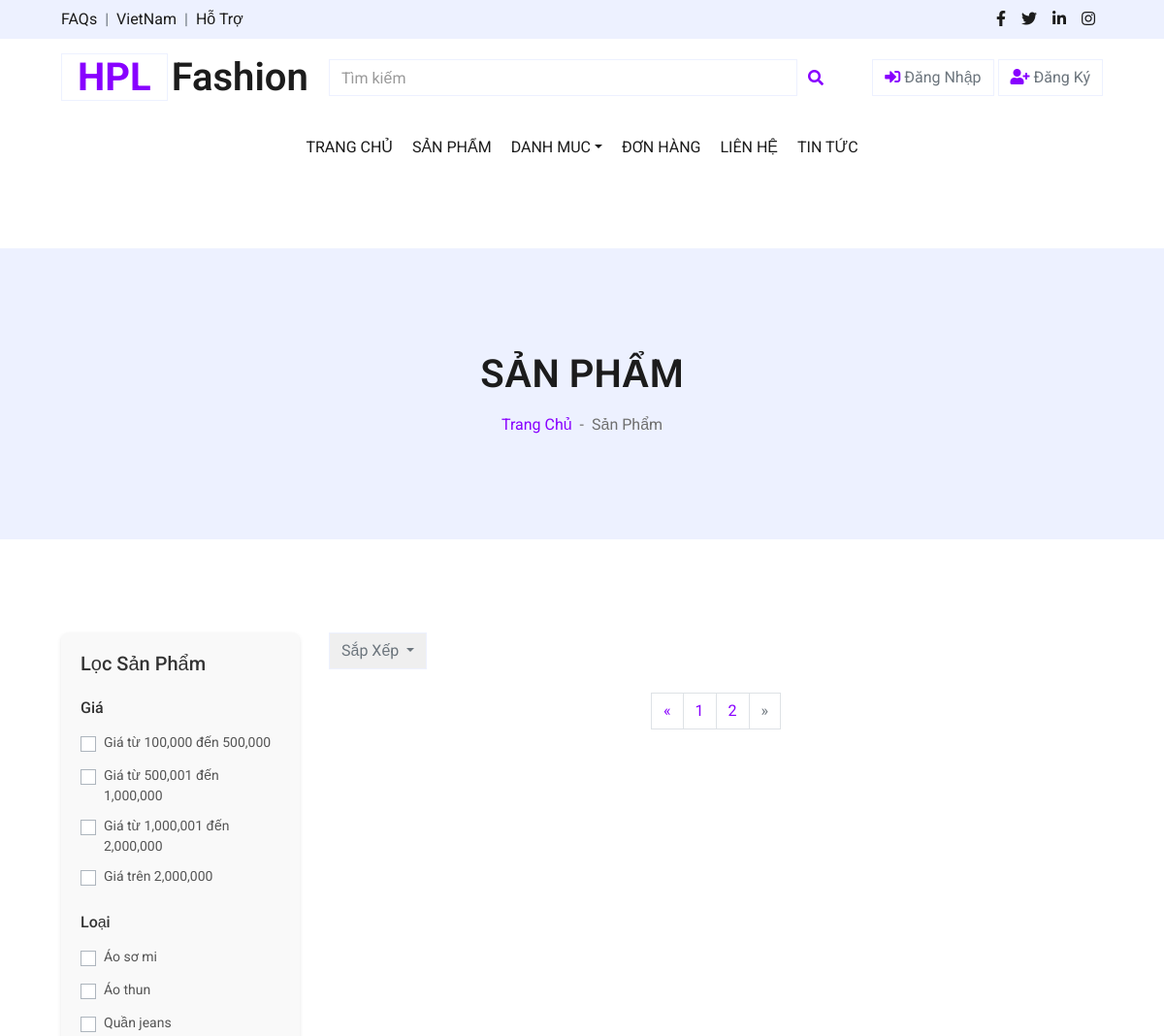
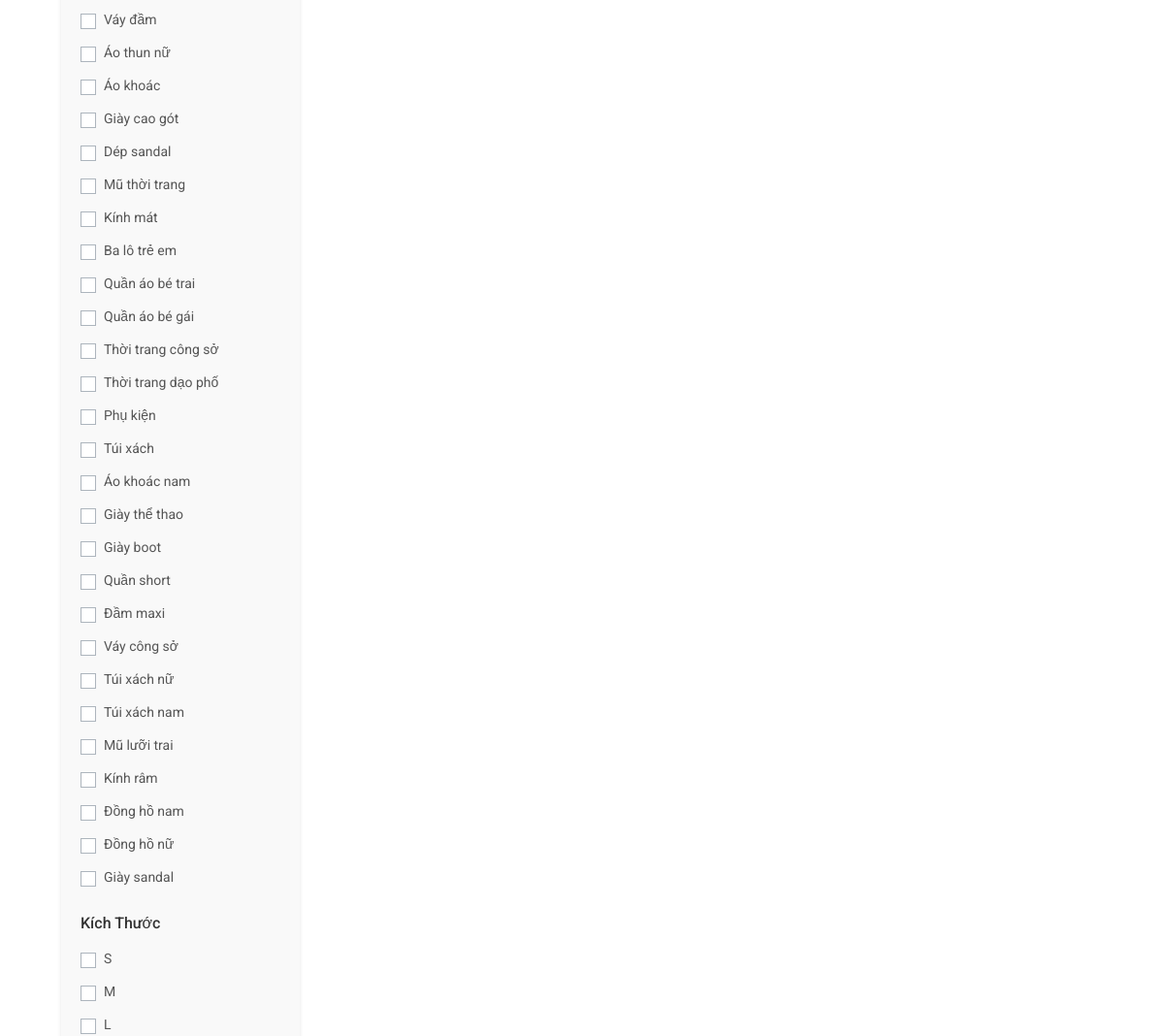
Page /views/shop.php?page=3 (upper part) on the earlier database version (2 pictures, top to bottom).
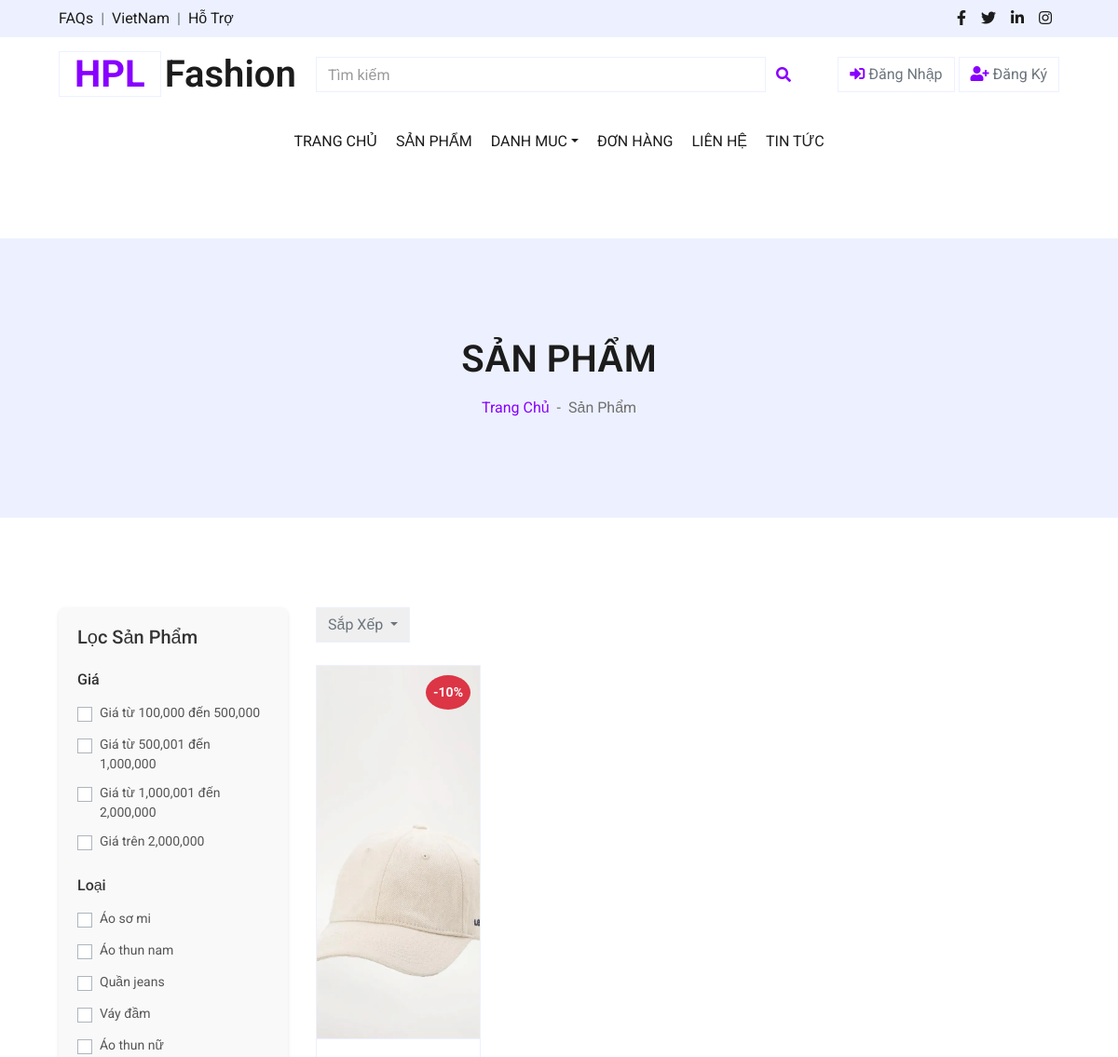
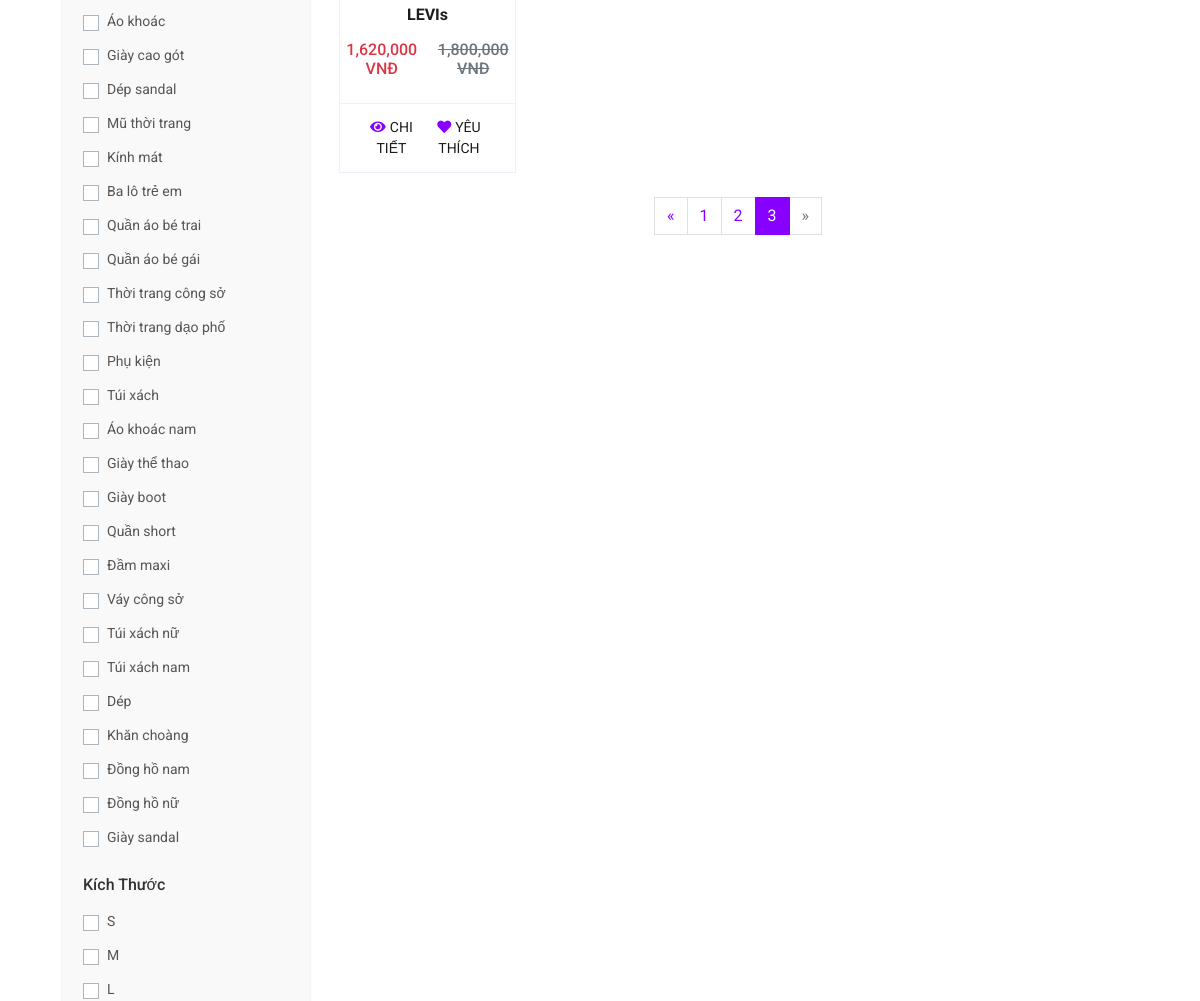
Same page on the later database version (2 pictures, top to bottom).
### tables this page shows
CREATE TABLE `subcategories` (
  `subcategory_id` int NOT NULL,
  `subcategory_name` varchar(255) NOT NULL,
  `category_id` int NOT NULL
);

CREATE TABLE `products` (
  `product_id` int NOT NULL,
  `product_name` varchar(255) NOT NULL,
  `price` int NOT NULL,
  `category_id` int DEFAULT NULL,
  `subcategory_id` int NOT NULL,
  `image` varchar(255) DEFAULT NULL,
  `image2` varchar(255) DEFAULT NULL,
  `image3` varchar(255) DEFAULT NULL,
  `description` varchar(255) DEFAULT NULL,
  `brand_id` int DEFAULT NULL,
  `size` text,
  `color` text,
  `discount` int DEFAULT '0',
  `view_count` int DEFAULT '0',
  `created_at` datetime DEFAULT CURRENT_TIMESTAMP
);

### config/database.php (called while the page is built, shortened)
<?php
class Database {
    private static $servername = "localhost";
    private static $username = "root";
    private static $password = "";
    private static $dbname = "shopthoitrang";
    private static $conn = null;
    private static function connect() {
    if (self::$conn === null) {
            self::$conn = new mysqli(self::$servername, self::$username, self::$password, self::$dbname);
        }
    }
    public static function query($sql) {
        return self::$conn->query($sql);
    }
}
?>

### includes/filter.php (the view, shortened to what the changed rows need)
<?php
include_once('../config/database.php');
$types = Database::query("SELECT * FROM subcategories");
$sizes = ['S', 'M', 'L', 'XL', 'XXL', 'ONE SIZE'];
$price_ranges=[
    1 => "Giá từ 100,000 đến 500,000",
    2 => "Giá từ 500,001 đến 1,000,000",
    3 => "Giá từ 1,000,001 đến 2,000,000",
    4 => "Giá trên 2,000,000"
];
?>
<form method="GET" action="shop.php" class="filter-form border-bottom mb-4 pb-4">
    <?php foreach ($price_ranges as $id => $label): ?>
        <div class="custom-control custom-checkbox">
            <label class="custom-control-label" for="price<?= $id ?>"><?= $label ?></label>
        </div>
    <?php endforeach; ?>
    <?php while ($type = $types->fetch_assoc()): ?>
        <div class="custom-control custom-checkbox">
            <label class="custom-control-label" for="type<?= $type['subcategory_id'] ?>"><?= $type['subcategory_name'] ?></label>
        </div>
    <?php endwhile; ?>
    <?php foreach ($sizes as $size): ?>
        <div class="custom-control custom-checkbox">
            <label class="custom-control-label" for="size<?= $size ?>"><?= $size ?></label>
        </div>
    <?php endforeach; ?>
</form>

### views/shop.php (shortened to what the changed rows need)
<?php
include_once('../config/database.php');
$limit = 16;
$page = max(1,(int)($_GET['page'] ?? 1));
$offset = ($page-1)*$limit;
$conditions = [];
$sqlConditions = $conditions ? "WHERE " . implode("AND", $conditions) : "";
$sort_by = $_GET['sort_by'] ?? '';
switch ($sort_by) {
    default:
        $order= "ORDER BY product_id ASC";
}
$result = Database::query("SELECT * FROM products $sqlConditions $order LIMIT $limit OFFSET $offset");
$totalProducts = Database::query("SELECT COUNT(*) as total FROM products $sqlConditions")->fetch_assoc()['total'];
$totalPages = ceil($totalProducts / $limit);
?>
<!DOCTYPE html>
<html lang="en">
<head>
    <link href="https://cdnjs.cloudflare.com/ajax/libs/font-awesome/5.10.0/css/all.min.css" rel="stylesheet">
    <link href="../css/style.css" rel="stylesheet">
</head>
<body>
    <?php include '../includes/header.php'; ?>
    <div class="container-fluid bg-secondary mb-5">
        <div class="d-flex flex-column align-items-center justify-content-center" style="min-height: 300px">
            <h1 class="font-weight-semi-bold text-uppercase mb-3">Sản Phẩm</h1>
        </div>
    </div>
    <div class="container-fluid pt-5">
        <div class="row px-xl-5">
            <div class="col-lg-3 col-md-12 filter-container">
                <?php include '../includes/filter.php'; ?>
            </div>
            <div class="col-lg-9 col-md-12">
                <br>
                <div class="row">
                    <?php while ($product = $result->fetch_assoc()): ?>
                        <?php include 'product_item.php'; ?>
                    <?php endwhile; ?>
                </div>
                <div class="col-12 d-flex justify-content-center">
                    <nav aria-label="Page navigation">
                        <ul class="pagination">
                            <?php for ($i = 1; $i <= $totalPages; $i++): ?>
                                <li class="page-item <?= $i == $page ? 'active' : '' ?>">
                                    <a class="page-link" href="?page=<?= $i ?>"><?= $i ?></a>
                                </li>
                            <?php endfor; ?>
                        </ul>
                    </nav>
                </div>
            </div>
        </div>
</body>
</html>

### views/product_item.php (shortened to what the changed rows need)
<div class="col-lg-3 col-md-4 col-sm-6 mb-4">
    <div class="card product-item border-0">
        <div class="card-header product-img position-relative overflow-hidden bg-transparent border p-0">
            <a href="detail.php?id=<?= $product['product_id'] ?>">
                <?php $image = '../assets/img_product/' . $product['image']; ?>
                <img class="img-fluid w-100 fixed-img" src="<?= $image ?>" alt="">
            </a>
            <?php if ($product['discount'] >0): ?>
                <div class="discount-badge position-absolute top-0 right-0 bg-danger text-white p-2" style="font-size: 14px; font-weight: bold; border-radius: 50%;">
                    -<?= $product['discount'] ?>%
                </div>
            <?php endif; ?>
        </div>
        <div class="card-body border-left border-right text-center p-0 pt-4 pb-3">
            <h6 class="text-truncate mb-3" style="font-weight: bold;"><?= $product['product_name'] ?></h6>
            <div class="d-flex justify-content-center">
                <?php
                $discount = $product['discount'];
                $discounted_price = $product['price'] * (1 - $discount/100);
                ?>
                <h6 class="text-danger"><?= number_format($discounted_price) ?> VNĐ</h6>
                <?php if ($discount > 0): ?>
                    <h6 class="text-muted ml-2"><del><?= number_format($product['price']) ?> VNĐ</del></h6>
                <?php endif; ?>
            </div>
        </div>
        <div class="card-footer d-flex justify-content-between bg-light border">
            <a href="detail.php?id=<?= $product['product_id'] ?>" class="btn btn-sm text-dark p-0">
                <i class="fas fa-eye text-primary mr-1"></i><span class="fw-bold">CHI TIẾT</span>
            </a>
            <form method="POST" action="" class="d-flex align-items-center">
                <button type="submit" name="add_to_favorites" class="btn btn-sm text-dark p-0 bg-white">
                    <i class="fas fa-heart text-primary mr-1"></i><span class="fw-bold">YÊU THÍCH</span>
                </button>
            </form>
        </div>
    </div>
</div>

Differences in the rows shown:
changed subcategories: subcategory_name "Áo thun" → "Áo thun nam"
changed subcategories: subcategory_name "Mũ lưỡi trai" → "Dép"
changed subcategories: subcategory_name "Kính râm" → "Khăn choàng"
added products: image (picture), discount "10", product_name "LEVIs", discounted_price "1,620,000", price "1,800,000"
Other differences:
new list line: "3"
